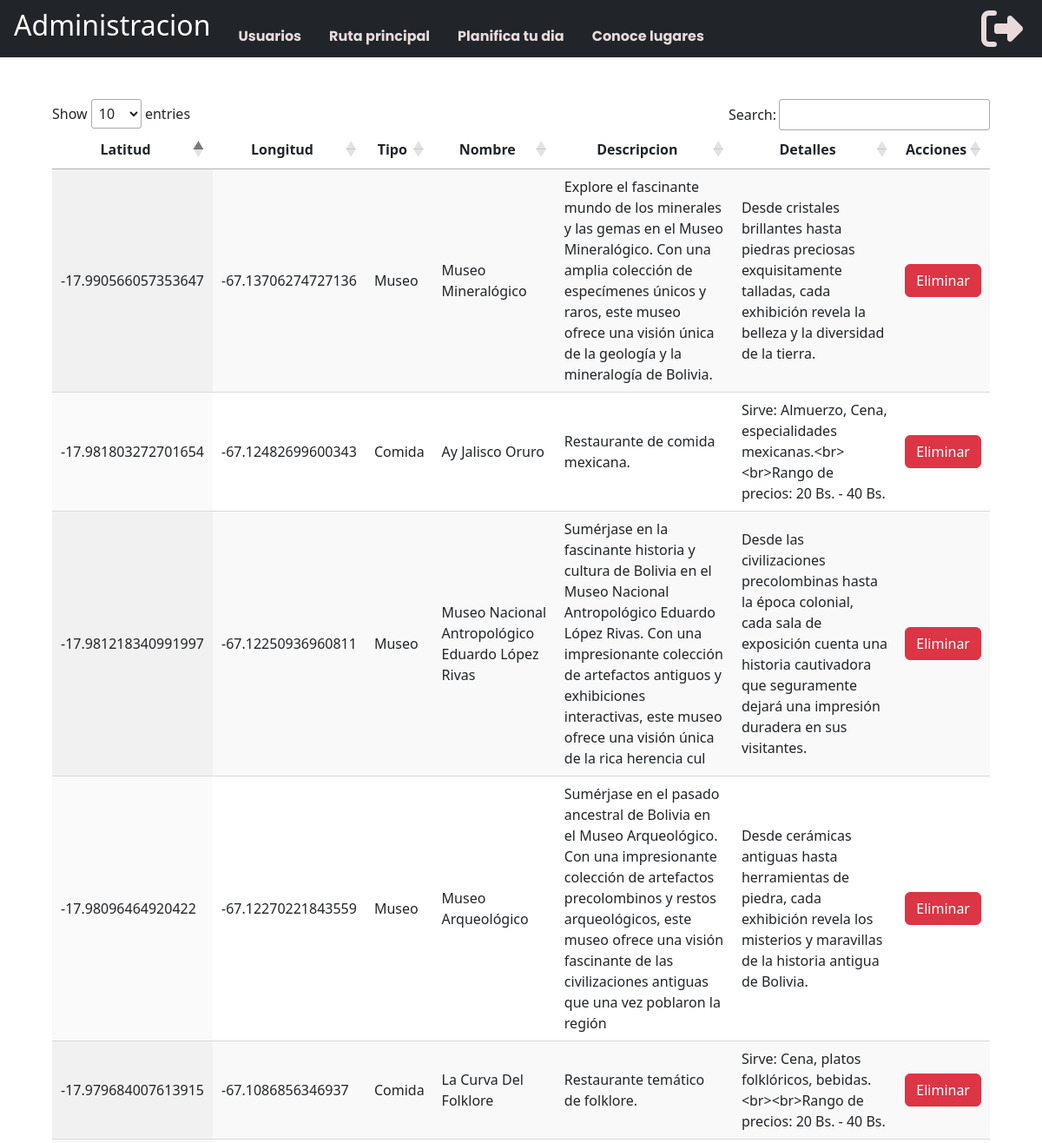
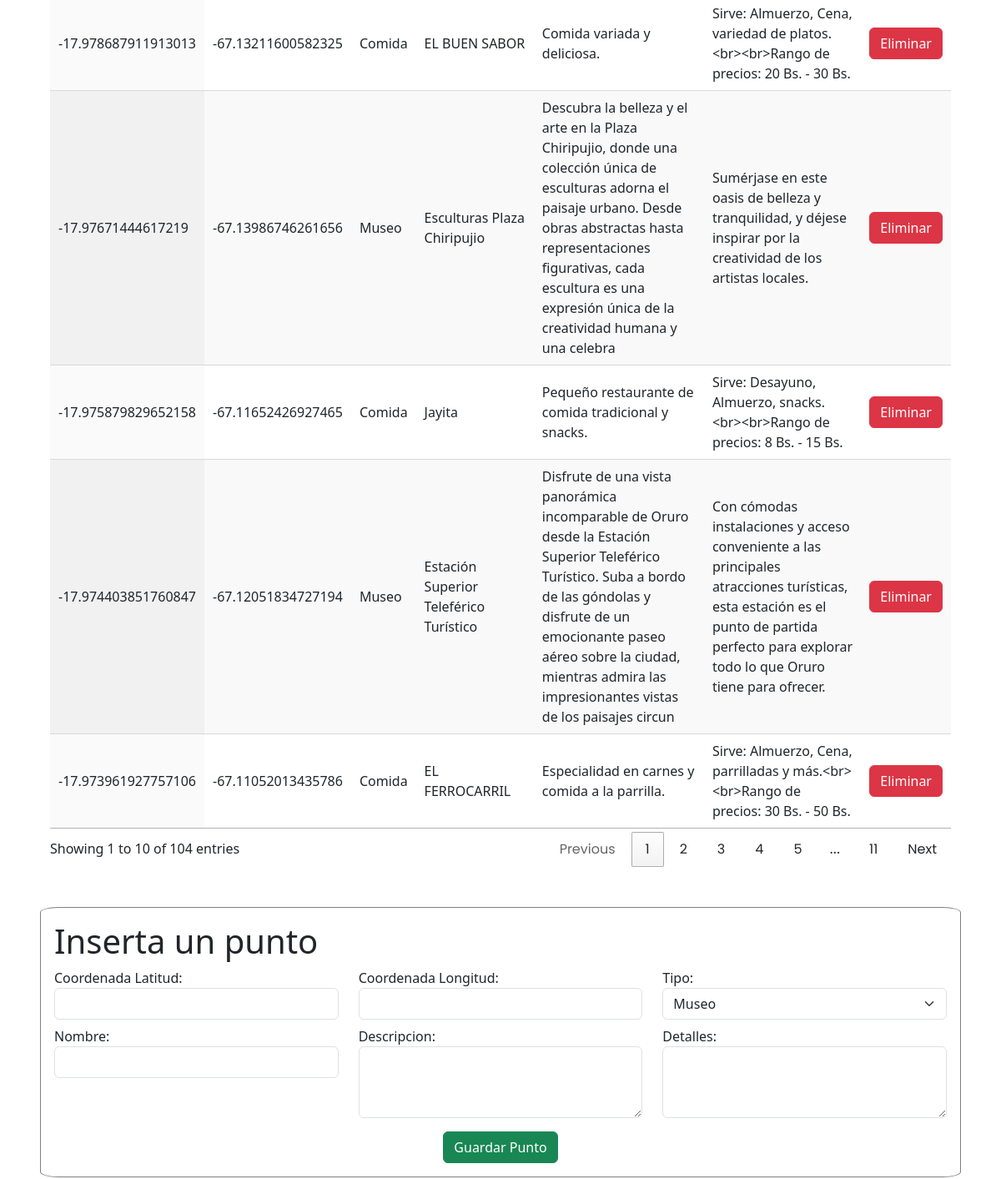
Before: /conoce_admin/ (signed in, upper part) with the older database file (2 pictures, top to bottom).
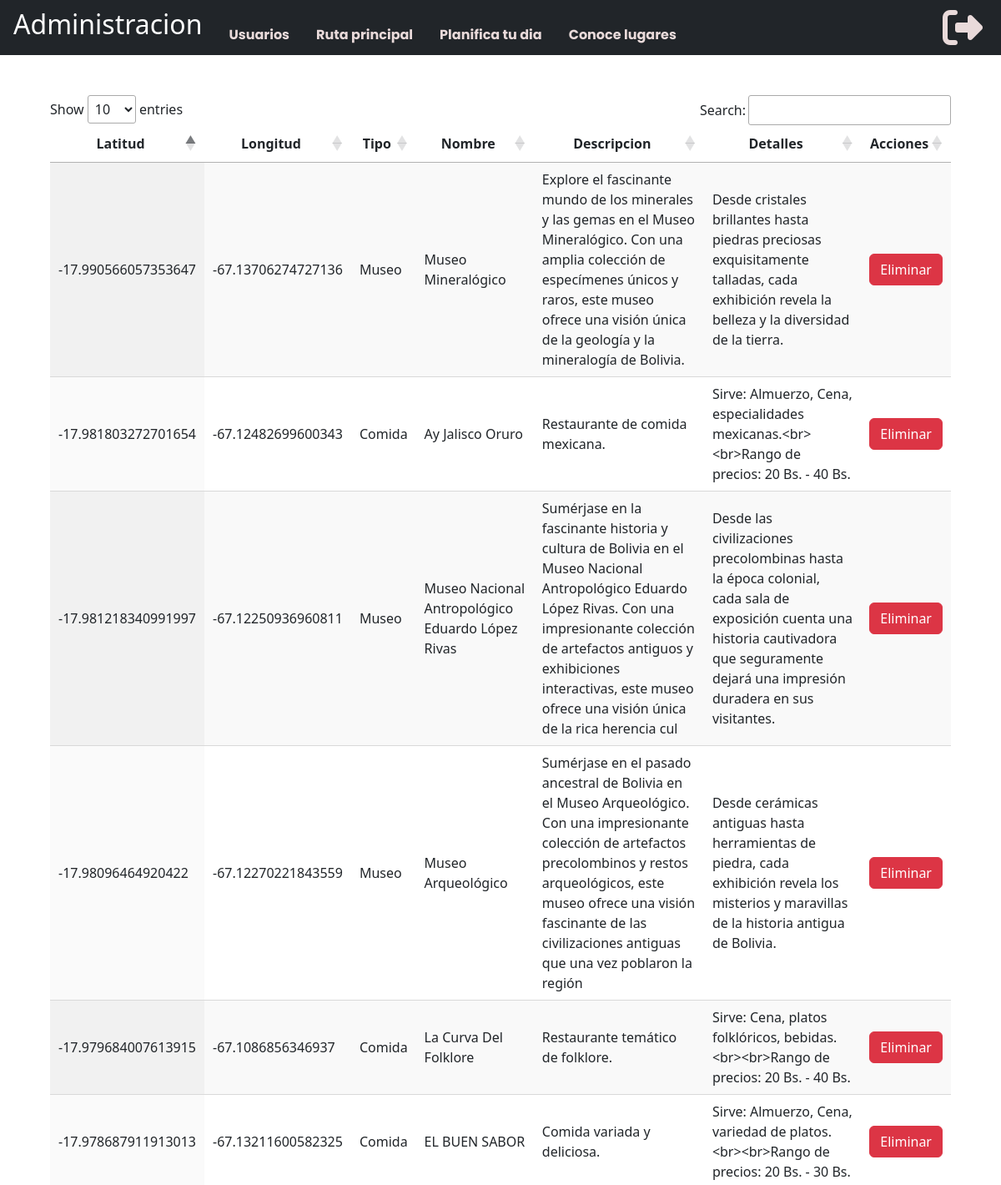
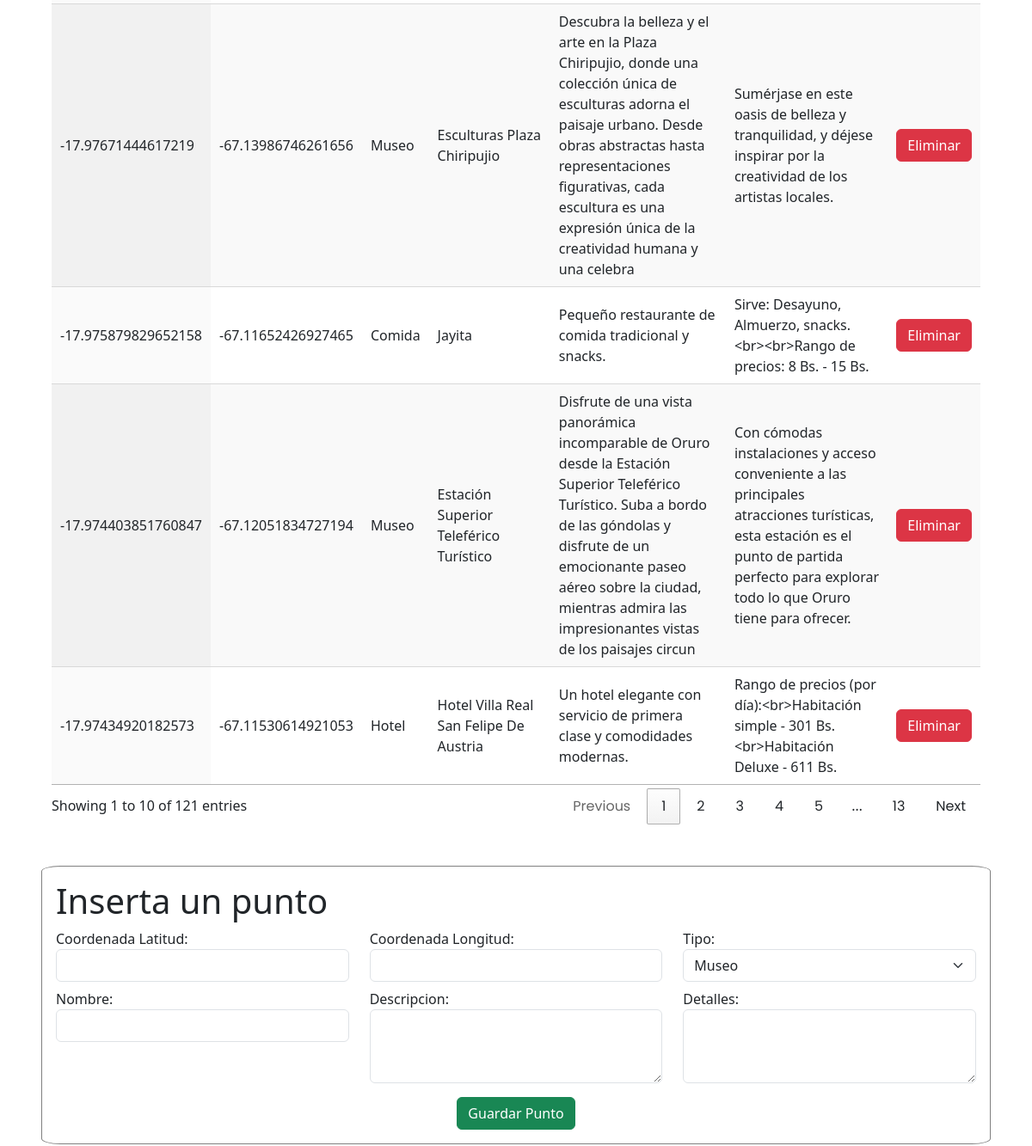
After: the same page with the newer database file (2 pictures, top to bottom).
### myapp/models.py (models this page shows, shortened)
class punto_conoce(models.Model):
    coord_lat = models.FloatField()
    coord_lng = models.FloatField()
    titulo = models.CharField(max_length=255)
    name = models.CharField(max_length=255)
    descripcion = models.CharField(max_length=255)
    detalles = models.CharField(max_length=255, default="default")
    imagen_ruta = models.CharField(max_length=255)

### myapp/views.py (the view)
# urls.py: path("conoce_admin/", views.conoce_admin, name="conoce_admin"),
@login_required
def conoce_admin(request):
    if request.method == "POST":
        coord_lat = request.POST.get("coord_lat")
        coord_lng = request.POST.get("coord_lng")
        titulo = request.POST.get("titulo")
        nombre = request.POST.get("nombre")
        descripcion = request.POST.get("descripcion")
        detalles = request.POST.get("detalles")
        if request.POST.get("titulo") == "Hotel":
            imagen = "/static/img/conoceoruro/hot.png"
        if request.POST.get("titulo") == "Comida":
            imagen = "/static/img/conoceoruro/resta.png"
        if request.POST.get("titulo") == "Museo":
            imagen = "/static/img/conoceoruro/mm.png"
        if request.POST.get("titulo") == "Iglesia":
            imagen = "/static/img/conoceoruro/i.png"
        punto = punto_conoce.objects.create(
            coord_lat=coord_lat,
            coord_lng=coord_lng,
            titulo=titulo,
            name=nombre,
            descripcion=descripcion,
            detalles=detalles,
            imagen_ruta=imagen,
        )
        puntos = punto_conoce.objects.all()
        return render(request, "admin/conoce_admin.html", {"puntos": puntos})
    else:
        puntos = punto_conoce.objects.all()
        return render(request, "admin/conoce_admin.html", {"puntos": puntos})

### myapp/templates/admin/conoce_admin.html (shortened to what this page needs)
{% extends 'admin/administrador.html' %} {% block content %}
{% load static %}
<div>
    <div class="m-5 row">
        <table id="conoceTable" class="display">
            <thead>
                <tr>
                    <th class="text-center">Latitud</th>
                    <th class="text-center">Longitud</th>
                    <th class="text-center">Tipo</th>
                    <th class="text-center">Nombre</th>
                    <th class="text-center">Descripcion</th>
                    <th class="text-center">Detalles</th>
                    <th class="text-center">Acciones</th>
                </tr>
            </thead>
            <tbody>
                {% for punto in puntos %}
                <tr>
                    <td>{{ punto.coord_lat }}</td>
                    <td>{{ punto.coord_lng }}</td>
                    <td>{{ punto.titulo }}</td>
                    <td>{{ punto.name }}</td>
                    <td>{{ punto.descripcion }}</td>
                    <td>{{ punto.detalles }}</td>
                    <td class="text-center">
                        <button class="borrar-conoce btn btn-danger" data-id="{{ punto.id }}">Eliminar</button>
                    </td>
                </tr>
                {% endfor %}
            </tbody>
        </table>
    </div>
    <div class="row m-5">
        <div class="container p-3" style="border: solid gray 1px; border-radius: 2%;">
            <h1>Inserta un punto</h1>
            <form method="post">
                <div class="row">
                    <div class="col-4">
                        <label for="id_coord_lat_con">Coordenada Latitud:</label>
                        <input type="text" class="form-control" id="id_coord_lat_con" name="coord_lat" required>
                    </div>
                    <div class="col-4">
                        <label for="id_coord_lng_con">Coordenada Longitud:</label>
                        <input type="text" class="form-control" id="id_coord_lng_con" name="coord_lng" required>
                    </div>
                    <div class="col-4">
                        <label for="id_titulo">Tipo:</label>
                        <select class="form-select" aria-label="Seleccionar opción" id="id_titulo_ini" name="titulo"
                            required>
                            <option selected value="Museo">Museo</option>
                        </select>
                    </div>
                </div>
                <div class="row mt-2">
                    <div class="col-4">
                        <label for="id_nombre">Nombre:</label>
                        <input type="text" class="form-control" id="id_nombre" name="nombre" required>
                    </div>
                    <div class="col-4">
                        <label for="descripcion">Descripcion:</label>
                        <textarea type="text" class="form-control" id="descripcion" name="descripcion" rows="3"
                            required></textarea>
                    </div>
                    <div class="col-4">
                        <label for="detalles">Detalles:</label>
                        <textarea type="text" class="form-control" id="detalles" name="detalles" rows="3"
                            required></textarea>
                    </div>
                </div>
                <div class="mt-3 text-center">
                    <button class="btn btn-success" type="submit">Guardar Punto</button>
                </div>
            </form>
        </div>
    </div>
</div>
{% endblock %}

Changed rows visible on the page:
no longer on this page (row unchanged): punto_conoce: coord_lat "-17.973961927757106", coord_lng "-67.11052013435786", titulo "Comida", name "EL FERROCARRIL", descripcion "Especialidad en carnes y comida a la parrilla.", detalles "Sirve: Almuerzo, Cena, parrilladas y más.<br><br>Rango de precios: 30 Bs. - 50 Bs."
added punto_conoce: coord_lat "-17.97434920182573", coord_lng "-67.11530614921053", titulo "Hotel", name "Hotel Villa Real San Felipe De Austria", descripcion "Un hotel elegante con servicio de primera clase y comodidades modernas.", detalles "Rango de precios (por día):<br>Habitación simple - 301 Bs.<br>Habitación Deluxe - 611 Bs."
Other visible differences:
text written by a page script: "Show entries Search: Showing 1 to 10 of 104 entries Previous 1 2 3 4 5 … 11 Next" → "Show entries Search: Showing 1 to 10 of 121 entries Previous 1 2 3 4 5 … 13 Next"
